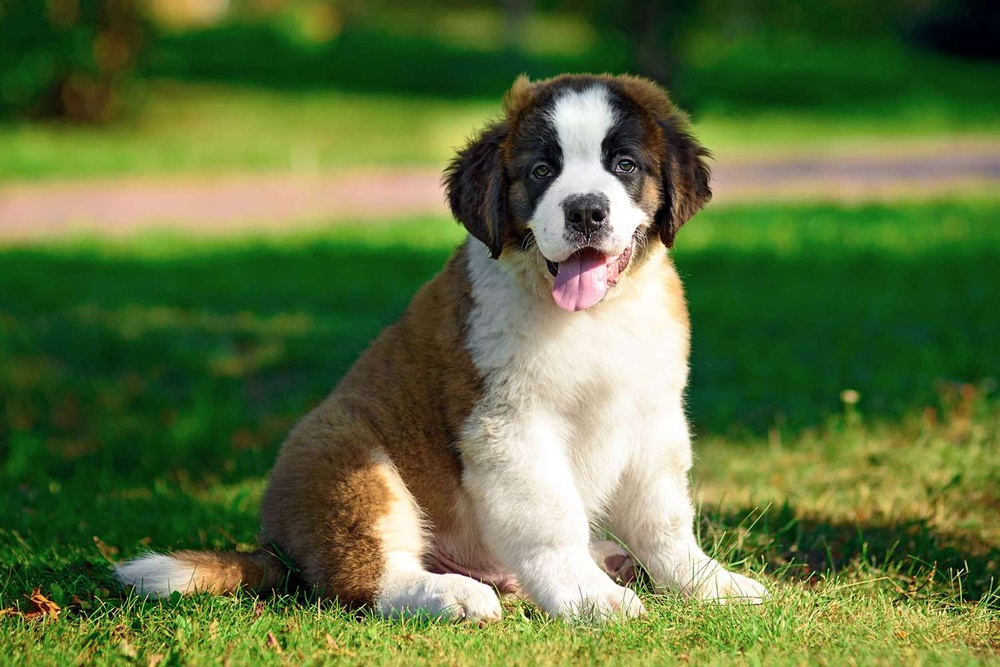
#> input picture cwiczenia_01_04_2025/puppy.jpg, 1000 x 667 px, shrunk from 1500 x 1000 before the run
$ python zadanie6.py
#> lines starting #> are read from the running program, lines starting #| are printed output that depends on the picture
import cv2

user_choice = int(input("(0 – pionowe, 1 – poziome, -1 – oba) \n Podaj parametr:"))
#> the answer given: 1

image = cv2.imread("puppy.jpg")
#> image is the input picture: shape (667, 1000, 3); mean B, G, R 62.7, 114.3, 94.4

flipped = cv2.flip(image, user_choice)
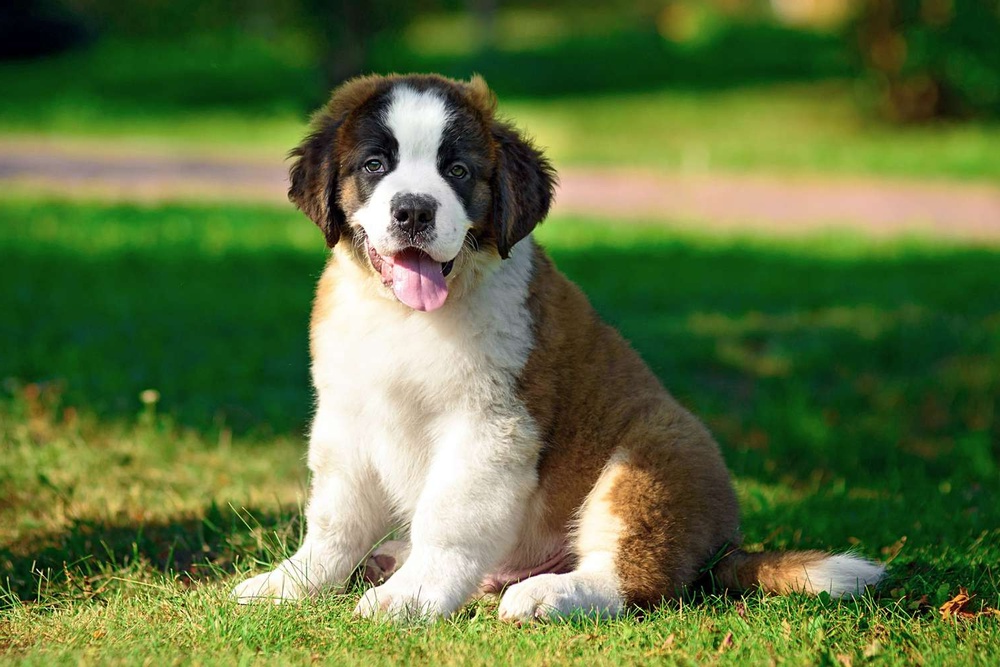
#> flipped: shape (667, 1000, 3); mean B, G, R 62.7, 114.3, 94.4

cv2.imshow("Original", image)
cv2.imshow(f"Flipped by {user_choice}", flipped)
cv2.waitKey(0)
cv2.destroyAllWindows()
